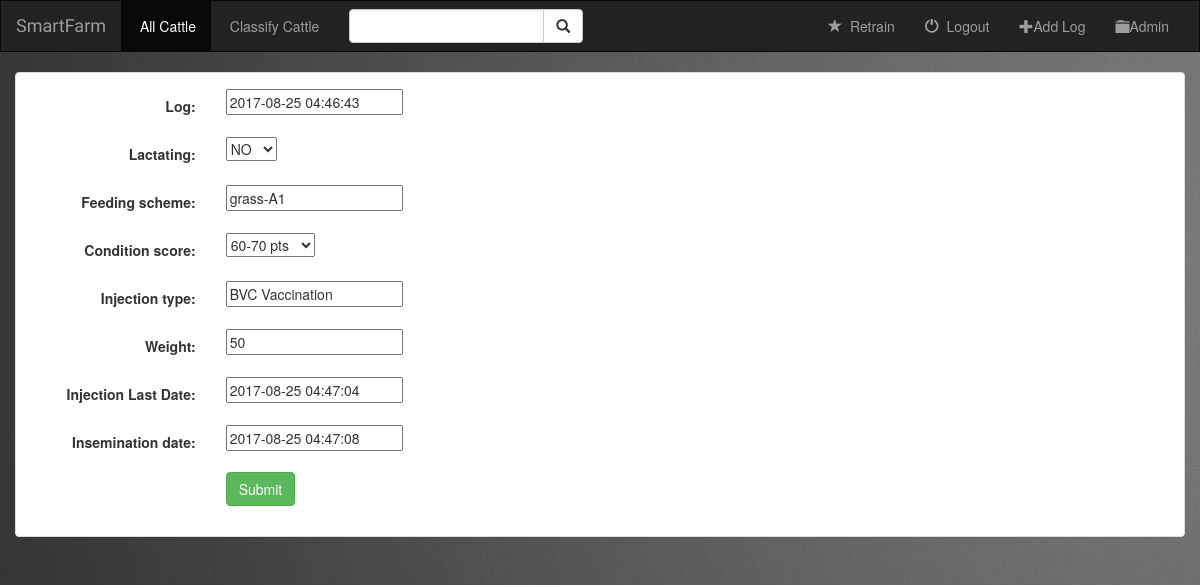
The app's page /cow/3/ with its own data.
### face/models.py (models this page shows, shortened)
class CattleLog(models.Model):
    NO = 'NO'
    YES = 'YES'
    A = ' 1-10 pts '
    B = '10-20 pts'
    C = '20-30 pts'
    D = '30-40 pts'
    E = '50-60 pts'
    F = '60-70 pts'
    G = '70-80 pts'
    H = '80-90 pts'
    I = '90-100 pts'
    LAC_CHOICES = (
        (NO, 'NO'),
        (YES, 'YES'),
    )
    PTS_CHOICES = (
        (A, ' 1-10 pts'),
        (B, '10-20 pts'),
        (C, '20-30 pts'),
        (D, '30-40 pts'),
        (E, '50-60 pts'),
        (F, '60-70 pts'),
        (G, '70-80 pts'),
        (G, '70-80 pts'),
        (H, '80-90 pts'),
        (I, '90-100 pts'),
    )
    cow = models.ForeignKey(Cow, on_delete=models.CASCADE)
    log = models.DateTimeField()
    birth_date = models.DateField()  # this must go in the cow model as it is a constant
    description = models.CharField(max_length=100000)
    lactating = models.CharField(max_length=15, choices=LAC_CHOICES,
        default=NO)
    feeding_scheme = models.CharField(max_length=100)
    condition_score = models.CharField(max_length=15, choices=PTS_CHOICES,
        default=A)
    injection_type = models.CharField(max_length=100)
    weight = models.PositiveSmallIntegerField(default=0)
    injection_Last_Date = models.DateTimeField()
    insemination_date = models.DateTimeField()

### face/views.py (the view)
# urls.py: url(r'cow/(?P<pk>[0-9])/$', views.CowUpdate.as_view(), name='cow-update'),
class CowUpdate(UpdateView):
    model = CattleLog
    fields = ['log','lactating','feeding_scheme','condition_score', 'injection_type', 'weight', 'injection_Last_Date', 'insemination_date' ]

### face/templates/face/cattlelog_form.html (shortened to what this page needs)
{% extends 'face/base.html' %}
{% block cattle_active %}active{% endblock %}
{% block body %}
<div class="container-fluid">
    <div class="row">
        <div class="col-sm-12 col-md-37">
            <div class="panel panel-default">
                <div class="panel-body">
                    <form class="form-horizontal" action="" method="post" enctype="multipart/form-data">
                        {% include 'face/form-template.html' %}
                        <div class="form-group">
                            <div class="col-sm-offset-2 col-sm-10">
                                <button type="submit" class="btn btn-success">Submit</button>
                            </div>
                        </div>
                    </form>
                </div>
            </div>
        </div>
    </div>
</div>
{% endblock %}

### face/templates/face/form-template.html (shortened to what this page needs)
{% for field in form %}
    <div class="form-group">
        <div class="col-sm-offset-2 col-sm-10">
        </div>
        <label class="control-label col-sm-2">{{ field.label_tag }}</label>
        <div class="col-sm-10">{{ field  }}</div>
    </div>
{% endfor %}

### face/static/face/style.css (style rules this page uses)
body { background: white url("images/background.png"); }

### records on screen
CattleLog: form "2017-08-25 04:46:43" "NO" "grass-A1" "60-70 pts" "BVC Vaccination" "50" "2017-08-25 04:47:04" "2017-08-25 04:47:08"

### other values on screen
{{ field.label_tag }} "Log:" "Lactating:" "Feeding scheme:" "Condition score:" "Injection type:" "Weight:" "Injection Last Date:" "Insemination date:"
